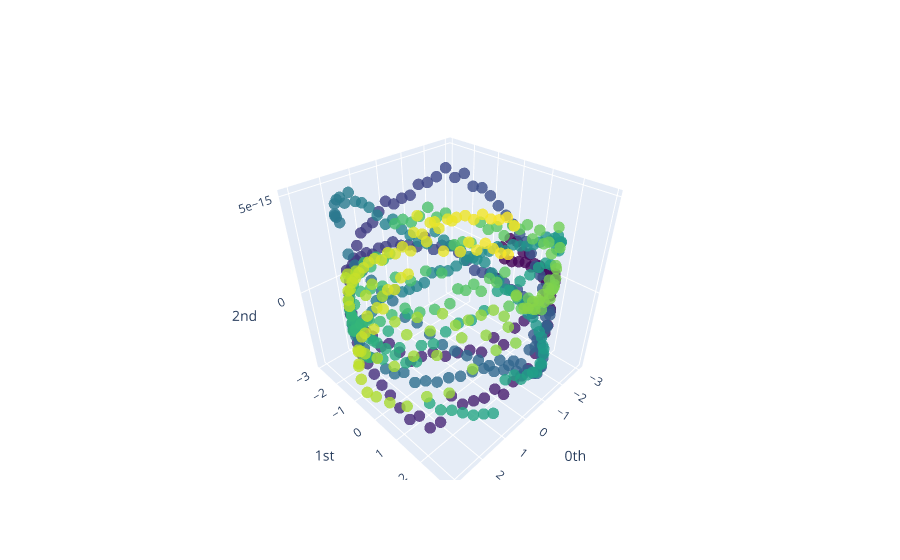

Here is the notebook cell this chart was saved with:
### Markdown cell above
El algoritmo de `giotto-tda` nos da como resultado que el parámetro óptimo para el `time_delay` es 29 y la dimensión óptima es 18, cuando el stride es 1.

Si modificamos el stride, estos parámetros cambiarán.

Veamos cómo se ve el encaje de Takens con estos parámetros:

```python
embedder_periodic = SingleTakensEmbedding(
    parameters_type="search",
    n_jobs=2,
    time_delay=embedding_time_delay_periodic,
    dimension=embedding_dimension_periodic,
    stride=stride,
)

y_periodic_embedded = embedder_periodic.fit_transform(y_periodic)
print(f"Shape of embedded time series: {y_periodic_embedded.shape}")

pca = PCA(n_components=3)
y_periodic_embedded_pca = pca.fit_transform(y_periodic_embedded)
plot_point_cloud(y_periodic_embedded_pca)
```

### Code cell
embedder_periodic = SingleTakensEmbedding(
    parameters_type="search",
    n_jobs=2,
     time_delay=max_periodic_time_delay,
    dimension=max_periodic_dimension,
    stride=stride,
)

y_periodic_embedded = embedder_periodic.fit_transform(y_periodic)
print(f"Shape of embedded time series: {y_periodic_embedded.shape}")

pca = PCA(n_components=3)
y_periodic_embedded_pca = pca.fit_transform(y_periodic_embedded)
plot_point_cloud(y_periodic_embedded_pca)

### Figure 1 — Plotly figure (JSON) as saved in the notebook; plotly's stock layout.template omitted (floating-point values rounded to 4 significant figures; data arrays with more than 128 entries replaced by an {"elided": "..."} marker saying what was removed)
{"data": [{"marker": {"color": {"elided": "507 int values"}, "colorscale": [[0, "#440154"], [0.1111, "#482878"], [0.2222, "#3e4989"], [0.3333, "#31688e"], [0.4444, "#26828e"], [0.5556, "#1f9e89"], [0.6667, "#35b779"], [0.7778, "#6ece58"], [0.8889, "#b5de2b"], [1, "#fde725"]], "opacity": 0.8, "size": 4}, "mode": "markers", "type": "scatter3d", "x": {"elided": "507 float values"}, "y": {"elided": "507 float values"}, "z": {"elided": "507 float values"}}], "layout": {"scene": {"xaxis": {"exponentformat": "e", "showexponent": "all", "title": {"text": "0th"}, "type": "linear"}, "yaxis": {"exponentformat": "e", "showexponent": "all", "title": {"text": "1st"}, "type": "linear"}, "zaxis": {"exponentformat": "e", "showexponent": "all", "title": {"text": "2nd"}, "type": "linear"}}}}
